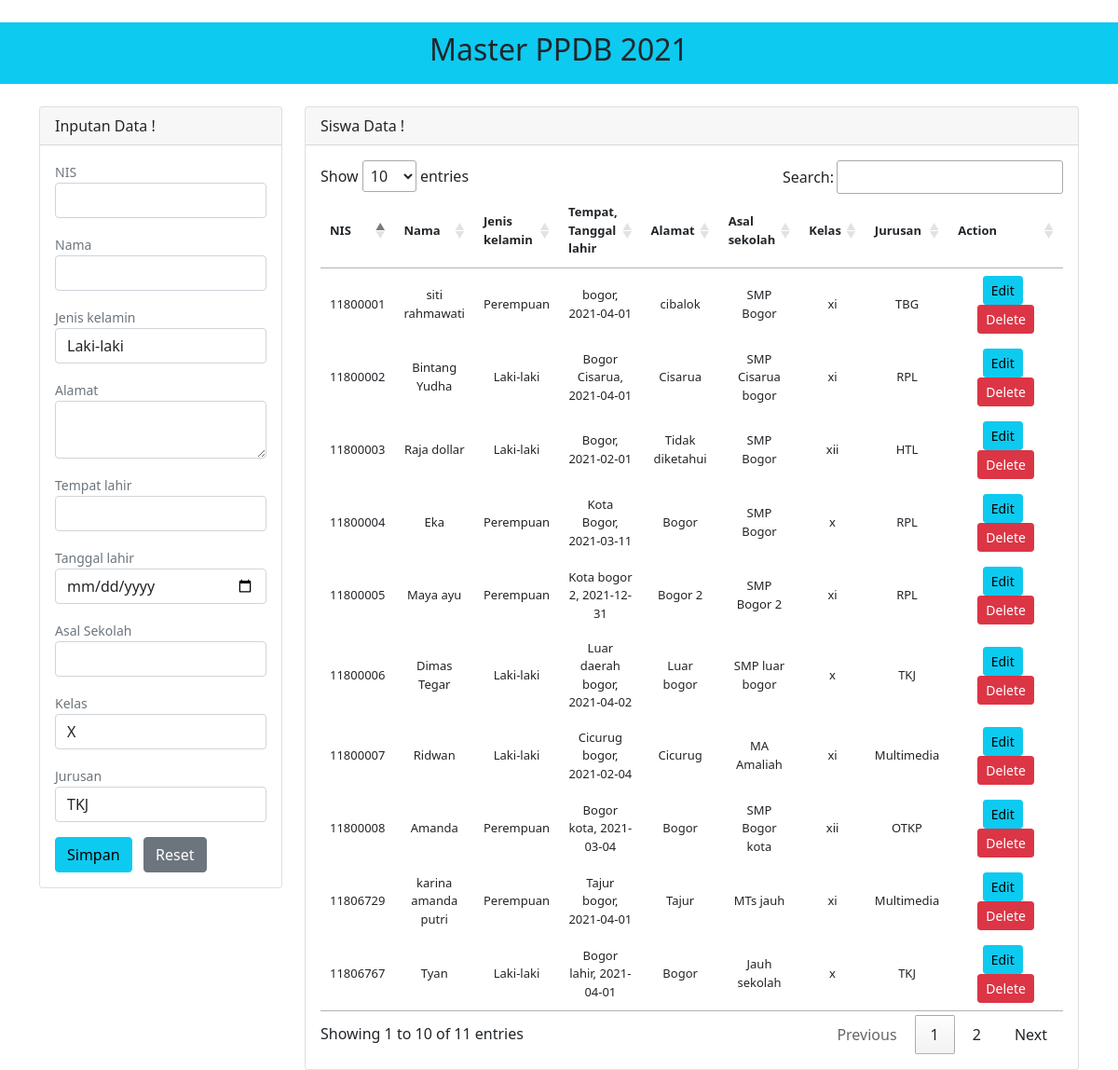
/master.php (signed in), run on the app's committed database.
### tables this page shows
CREATE TABLE `tb_siswa` (
  `id` int(11) NOT NULL,
  `nis` varchar(15) NOT NULL,
  `nama` varchar(255) NOT NULL,
  `jenis_kelamin` varchar(50) NOT NULL,
  `tempat_lahir` varchar(255) NOT NULL,
  `tanggal_lahir` date NOT NULL,
  `alamat` text NOT NULL,
  `asal_sekolah` varchar(255) NOT NULL,
  `kelas` varchar(5) NOT NULL,
  `jurusan` varchar(50) NOT NULL
);

### master.php (the view, shortened to what this page needs)
<!DOCTYPE html>
<html>
<head>
	<link href="https://cdn.jsdelivr.net/npm/bootstrap@5.0.0-beta3/dist/css/bootstrap.min.css" rel="stylesheet">
	<link rel="stylesheet" type="text/css" href="https://cdn.datatables.net/1.10.24/css/jquery.dataTables.min.css">
</head>
<?php
	$con = mysqli_connect('localhost','root','','latihan_ukk_2');
	if(isset($_GET['edit'])){
		$edit = mysqli_query($con,"SELECT * FROM tb_siswa WHERE nis = '$_GET[nis]'");
		$row_edit = mysqli_fetch_array($edit);
	}else{
		$row_edit = null;
	}
?>
<body>
	<br>
	<div class="text-center bg-info" style="padding: 10px;">
			<h2>Master PPDB 2021</h2>
		</div>
	<div class="container">
		<br>
		<div class="row">
			<div class="col-sm-12 col-md-3">
				<div class="card">
					<div class="card-header">
						Inputan Data !
					</div>
					<div class="card-body">
						<form method="post">
							<div class="mb-3">
								<div class="form-group">
									<small class="text-muted">NIS</small>
									<input required="" type="number" class="form-control" name="nis" value="<?= $row_edit['nis']; ?>">
								</div>
							</div>
							<div class="mb-3">
								<div class="form-group">
									<small class="text-muted">Nama</small>
									<input required="" type="text" class="form-control" name="nama" value="<?= $row_edit['nama']; ?>">
								</div>
							</div>
							<div class="mb-3">
								<div class="form-group">
									<small class="text-muted">Jenis kelamin</small>
									<select class="form-control" name="jenis_kelamin">
										<option value="Laki-laki" <?php if($row_edit['jenis_kelamin'] == "Laki-laki"){echo "selected";} ?> >Laki-laki</option>
									</select>
								</div>
							</div>
							<div class="mb-3">
								<div class="form-group">
									<small class="text-muted">Alamat</small>
									<textarea required="" class="form-control" name="alamat"><?= $row_edit['alamat']; ?></textarea>
								</div>
							</div>
							<div class="mb-3">
								<div class="form-group">
									<small class="text-muted">Tempat lahir</small>
									<input required="" type="text" class="form-control" name="tempat_lahir" value="<?= $row_edit['tempat_lahir']; ?>">
								</div>
							</div>
							<div class="mb-3">
								<div class="form-group">
									<small class="text-muted">Tanggal lahir</small>
									<input required="" type="date" class="form-control" name="tanggal_lahir" value="<?= $row_edit['tanggal_lahir']; ?>">
								</div>
							</div>
							<div class="mb-3">
								<div class="form-group">
									<small class="text-muted">Asal Sekolah</small>
									<input required="" type="text" class="form-control" name="asal_sekolah" value="<?= $row_edit['asal_sekolah']; ?>">
								</div>
							</div>
							<div class="mb-3">
								<div class="form-group">
									<small class="text-muted">Kelas</small>
									<select class="form-control" name="kelas">
										<option value="x" <?php if($row_edit['kelas'] == "x"){echo "selected";} ?> >X</option>
									</select>
								</div>
							</div>
							<div class="mb-3">
								<div class="form-group">
									<small class="text-muted">Jurusan</small>
									<select class="form-control" name="jurusan">
										<option value="TKJ" <?php if($row_edit['jurusan'] == "TKJ"){echo "selected";} ?> >TKJ</option>
									</select>
								</div>
							</div>
							<?php
								if(isset ($_GET['edit'])){
									?>
									<input type="submit" class="btn btn-info" name="update" value="update">
									<a class="btn btn-secondary	" onclick="reset()">Batal</a>
									<?php
								}else{
									?>
									<input type="submit" class="btn btn-info" name="simpan" value="Simpan"> &nbsp;
									<a class="btn btn-secondary	" onclick="reset()">Reset</a>
									<?php
								}
							?>
						</form>
					</div>
				</div>
			</div>
			<div class="col-sm-12 col-md-9">
				<div class="card">
					<div class="card-header">
						Siswa Data !
					</div>
					<div class="card-body">
						<table class=" text-center" id="table_murid" style="font-size: 13px;">
							<thead>
								<tr>
									<th>NIS</th>
									<th>Nama</th>
									<th>Jenis kelamin</th>
									<th>Tempat, Tanggal lahir</th>
									<th>Alamat</th>
									<th>Asal sekolah</th>
									<th>Kelas</th>
									<th>Jurusan</th>
									<th width="150px">Action</th>
								</tr>
							</thead>
							<tbody>
								<?php
								$sql = mysqli_query($con,"SELECT * FROM tb_siswa");
								while($row = mysqli_fetch_array($sql)){
									?>
										<tr>
											<td><?= $row['nis']; ?></td>
											<td><?= $row['nama']; ?></td>
											<td><?= $row['jenis_kelamin']; ?></td>
											<td><?= $row['tempat_lahir'].", ".$row['tanggal_lahir']; ?></td>
											<td><?= $row['alamat']; ?></td>
											<td><?= $row['asal_sekolah']; ?></td>
											<td><?= $row['kelas']; ?></td>
											<td><?= $row['jurusan']; ?></td>
											<td>
												<a class="btn btn-sm btn-info" href="master.php?edit&nis=<?= $row['nis'];?>">Edit</a>  &nbsp;
												<a class="btn btn-sm btn-danger" href="master.php?hapus&nis=<?= $row['nis'];?>"onclick="return confirm('Anda yakin ingin menghapus data ini ?');">Delete</a>
											</td>
										</tr>
									<?php
									}
								?>
							</tbody>
						</table>
					</div>
				</div>
			</div>
		</div>
	</div>
</body>
</html>

### data on the page
tb_siswa: nis "11806767", nama "Tyan", jenis_kelamin "Laki-laki", tempat_lahir "Bogor lahir", tanggal_lahir "2021-04-01", alamat "Bogor", asal_sekolah "Jauh sekolah", kelas "x", jurusan "TKJ"
tb_siswa: nis "11806729", nama "karina amanda putri", jenis_kelamin "Perempuan", tempat_lahir "Tajur bogor", tanggal_lahir "2021-04-01", alamat "Tajur", asal_sekolah "MTs jauh", kelas "xi", jurusan "Multimedia"
tb_siswa: nis "11800001", nama "siti rahmawati", jenis_kelamin "Perempuan", tempat_lahir "bogor", tanggal_lahir "2021-04-01", alamat "cibalok", asal_sekolah "SMP Bogor", kelas "xi", jurusan "TBG"
tb_siswa: nis "11800002", nama "Bintang Yudha", jenis_kelamin "Laki-laki", tempat_lahir "Bogor Cisarua", tanggal_lahir "2021-04-01", alamat "Cisarua", asal_sekolah "SMP Cisarua bogor", kelas "xi", jurusan "RPL"
tb_siswa: nis "11800003", nama "Raja dollar", jenis_kelamin "Laki-laki", tempat_lahir "Bogor", tanggal_lahir "2021-02-01", alamat "Tidak diketahui", asal_sekolah "SMP Bogor", kelas "xii", jurusan "HTL"
tb_siswa: nis "11800004", nama "Eka", jenis_kelamin "Perempuan", tempat_lahir "Kota Bogor", tanggal_lahir "2021-03-11", alamat "Bogor", asal_sekolah "SMP Bogor", kelas "x", jurusan "RPL"
tb_siswa: nis "11800005", nama "Maya ayu", jenis_kelamin "Perempuan", tempat_lahir "Kota bogor 2", tanggal_lahir "2021-12-31", alamat "Bogor 2", asal_sekolah "SMP Bogor 2", kelas "xi", jurusan "RPL"
tb_siswa: nis "11800006", nama "Dimas Tegar", jenis_kelamin "Laki-laki", tempat_lahir "Luar daerah bogor", tanggal_lahir "2021-04-02", alamat "Luar bogor", asal_sekolah "SMP luar bogor", kelas "x", jurusan "TKJ"
tb_siswa: nis "11800007", nama "Ridwan", jenis_kelamin "Laki-laki", tempat_lahir "Cicurug bogor", tanggal_lahir "2021-02-04", alamat "Cicurug", asal_sekolah "MA Amaliah", kelas "xi", jurusan "Multimedia"
tb_siswa: nis "11800008", nama "Amanda", jenis_kelamin "Perempuan", tempat_lahir "Bogor kota", tanggal_lahir "2021-03-04", alamat "Bogor", asal_sekolah "SMP Bogor kota", kelas "xii", jurusan "OTKP"
